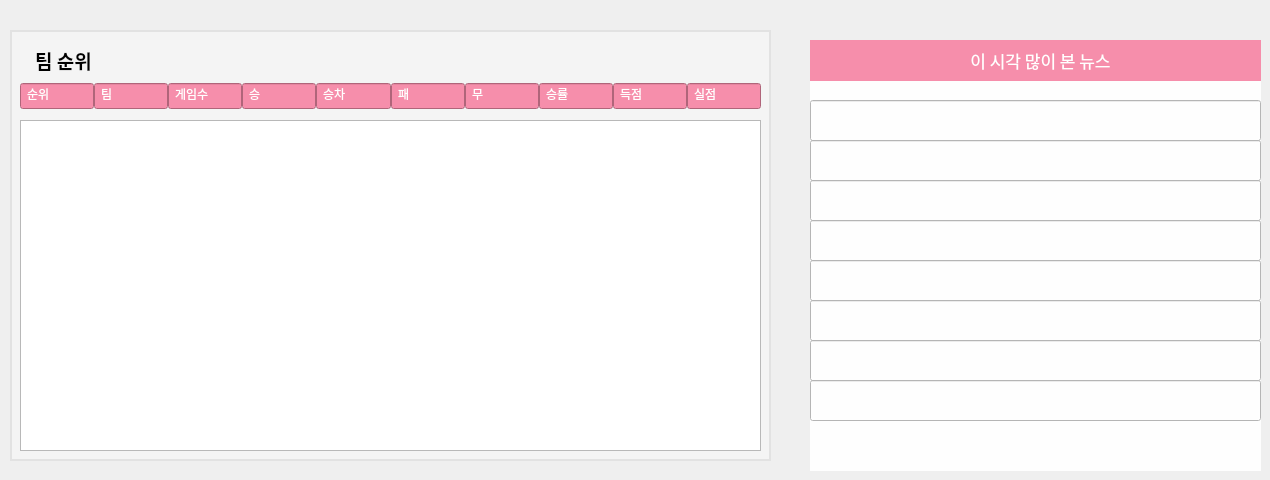
    <widget class="QWidget" name="home_tab">
     <attribute name="title">
      <string>메인</string>
     </attribute>
     <widget class="QWidget" name="new_widget" native="true">
      <property name="geometry">
       <rect>
        <x>800</x>
        <y>30</y>
        <width>461</width>
        <height>441</height>
       </rect>
      </property>
      <property name="styleSheet">
       <string notr="true">font: 11pt &quot;D2Coding&quot;;</string>
      </property>
      <widget class="QLabel" name="label_3">
       <property name="geometry">
        <rect>
         <x>10</x>
         <y>10</y>
         <width>471</width>
         <height>431</height>
        </rect>
       </property>
       <property name="styleSheet">
        <string notr="true">background-color:#FEFEFE;
font: 11pt &quot;D2Coding&quot;;</string>
       </property>
       <property name="text">
        <string/>
       </property>
      </widget>
      <widget class="QLabel" name="label_5">
       <property name="geometry">
        <rect>
         <x>10</x>
         <y>10</y>
         <width>461</width>
         <height>41</height>
        </rect>
       </property>
       <property name="font">
        <font>
         <family>D2Coding</family>
         <pointsize>13</pointsize>
         <weight>9</weight>
         <italic>false</italic>
         <bold>false</bold>
        </font>
       </property>
       <property name="styleSheet">
        <string notr="true">background-color : #F68EAB;
font: 75 13pt &quot;D2Coding&quot;;
color : #ffffff;
padding:4px</string>
       </property>
       <property name="text">
        <string>이 시각 많이 본 뉴스</string>
       </property>
       <property name="alignment">
        <set>Qt::AlignCenter</set>
       </property>
      </widget>
      <widget class="QLineEdit" name="new_list_item_01">
       <property name="geometry">
        <rect>
         <x>10</x>
         <y>70</y>
         <width>451</width>
         <height>41</height>
        </rect>
       </property>
       <property name="styleSheet">
        <string notr="true">background-color:#FEFEFE;
font: 11pt &quot;D2Coding&quot;;</string>
       </property>
      </widget>
      <widget class="QLineEdit" name="new_list_item_2">
       <property name="geometry">
        <rect>
         <x>10</x>
         <y>110</y>
         <width>451</width>
         <height>41</height>
        </rect>
       </property>
       <property name="styleSheet">
        <string notr="true">background-color:#FEFEFE;
font: 11pt &quot;D2Coding&quot;;</string>
       </property>
      </widget>
      <widget class="QLineEdit" name="new_list_item_3">
       <property name="geometry">
        <rect>
         <x>10</x>
         <y>150</y>
         <width>451</width>
         <height>41</height>
        </rect>
       </property>
       <property name="styleSheet">
        <string notr="true">background-color:#FEFEFE;
font: 11pt &quot;D2Coding&quot;;</string>
       </property>
      </widget>
      <widget class="QLineEdit" name="new_list_item_4">
       <property name="geometry">
        <rect>
         <x>10</x>
         <y>190</y>
         <width>451</width>
         <height>41</height>
        </rect>
       </property>
       <property name="styleSheet">
        <string notr="true">background-color:#FEFEFE;
font: 11pt &quot;D2Coding&quot;;</string>
       </property>
      </widget>
      <widget class="QLineEdit" name="new_list_item_5">
       <property name="geometry">
        <rect>
         <x>10</x>
         <y>230</y>
         <width>451</width>
         <height>41</height>
        </rect>
       </property>
       <property name="styleSheet">
        <string notr="true">background-color:#FEFEFE;
font: 11pt &quot;D2Coding&quot;;</string>
       </property>
      </widget>
      <widget class="QLineEdit" name="new_list_item_6">
       <property name="geometry">
        <rect>
         <x>10</x>
         <y>270</y>
         <width>451</width>
         <height>41</height>
        </rect>
       </property>
       <property name="styleSheet">
        <string notr="true">background-color:#FEFEFE;
font: 11pt &quot;D2Coding&quot;;</string>
       </property>
      </widget>
      <widget class="QLineEdit" name="new_list_item_7">
       <property name="geometry">
        <rect>
         <x>10</x>
         <y>310</y>
         <width>451</width>
         <height>41</height>
        </rect>
       </property>
       <property name="styleSheet">
        <string notr="true">background-color:#FEFEFE;
font: 11pt &quot;D2Coding&quot;;</string>
       </property>
      </widget>
      <widget class="QLineEdit" name="new_list_item_8">
       <property name="geometry">
        <rect>
         <x>10</x>
         <y>350</y>
         <width>451</width>
         <height>41</height>
        </rect>
       </property>
       <property name="styleSheet">
        <string notr="true">background-color:#FEFEFE;
font: 11pt &quot;D2Coding&quot;;</string>
       </property>
      </widget>
     </widget>
     <widget class="QWidget" name="rank_widget" native="true">
      <property name="geometry">
       <rect>
        <x>10</x>
        <y>30</y>
        <width>761</width>
        <height>441</height>
       </rect>
      </property>
      <widget class="QLabel" name="label_2">
       <property name="geometry">
        <rect>
         <x>10</x>
         <y>10</y>
         <width>651</width>
         <height>41</height>
        </rect>
       </property>
       <property name="font">
        <font>
         <family>D2Coding</family>
         <pointsize>14</pointsize>
         <weight>75</weight>
         <bold>true</bold>
        </font>
       </property>
       <property name="styleSheet">
        <string notr="true">background-color:rgb(244, 244, 244);
padding:10px;
</string>
       </property>
       <property name="text">
        <string>팀 순위</string>
       </property>
       <property name="margin">
        <number>0</number>
       </property>
      </widget>
      <widget class="QLabel" name="label_4">
       <property name="geometry">
        <rect>
         <x>0</x>
         <y>0</y>
         <width>761</width>
         <height>431</height>
        </rect>
       </property>
       <property name="font">
        <font>
         <family>D2Coding</family>
         <pointsize>14</pointsize>
         <weight>75</weight>
         <bold>true</bold>
        </font>
       </property>
       <property name="styleSheet">
        <string notr="true">background-color:rgb(244, 244, 244);
padding:10px;
border: 2px solid #e2e2e2;</string>
       </property>
       <property name="text">
        <string/>
       </property>
       <property name="margin">
        <number>0</number>
       </property>
      </widget>
      <widget class="QWidget" name="horizontalLayoutWidget">
       <property name="geometry">
        <rect>
         <x>10</x>
         <y>50</y>
         <width>741</width>
         <height>32</height>
        </rect>
       </property>
       <layout class="QHBoxLayout" name="horizontalLayout_2">
        <property name="spacing">
         <number>0</number>
        </property>
        <item>
         <widget class="QLineEdit" name="lineEdit">
          <property name="styleSheet">
           <string notr="true">background-color : #F68EAB;
font: 11pt &quot;D2Coding&quot;;
color : #ffffff;
padding:4px</string>
          </property>
          <property name="text">
           <string>순위</string>
          </property>
          <property name="alignment">
           <set>Qt::AlignLeading|Qt::AlignLeft|Qt::AlignVCenter</set>
          </property>
         </widget>
        </item>
        <item>
         <widget class="QLineEdit" name="lineEdit_2">
          <property name="styleSheet">
           <string notr="true">background-color : #F68EAB;
font: 11pt &quot;D2Coding&quot;;
color : #ffffff;
padding:4px</string>
          </property>
          <property name="text">
           <string>팀</string>
          </property>
          <property name="alignment">
           <set>Qt::AlignLeading|Qt::AlignLeft|Qt::AlignVCenter</set>
          </property>
         </widget>
        </item>
        <item>
         <widget class="QLineEdit" name="lineEdit_3">
          <property name="styleSheet">
           <string notr="true">background-color : #F68EAB;
font: 11pt &quot;D2Coding&quot;;
color : #ffffff;
padding:4px</string>
          </property>
          <property name="text">
           <string>게임수</string>
          </property>
          <property name="alignment">
           <set>Qt::AlignLeading|Qt::AlignLeft|Qt::AlignVCenter</set>
          </property>
         </widget>
        </item>
        <item>
         <widget class="QLineEdit" name="lineEdit_4">
          <property name="styleSheet">
           <string notr="true">background-color : #F68EAB;
font: 11pt &quot;D2Coding&quot;;
color : #ffffff;
padding:4px</string>
          </property>
          <property name="text">
           <string>승</string>
          </property>
          <property name="alignment">
           <set>Qt::AlignLeading|Qt::AlignLeft|Qt::AlignVCenter</set>
          </property>
         </widget>
        </item>
        <item>
         <widget class="QLineEdit" name="lineEdit_7">
          <property name="styleSheet">
           <string notr="true">background-color : #F68EAB;
font: 11pt &quot;D2Coding&quot;;
color : #ffffff;
padding:4px</string>
          </property>
          <property name="text">
           <string>승차</string>
          </property>
          <property name="alignment">
           <set>Qt::AlignLeading|Qt::AlignLeft|Qt::AlignVCenter</set>
          </property>
         </widget>
        </item>
        <item>
         <widget class="QLineEdit" name="lineEdit_6">
          <property name="styleSheet">
           <string notr="true">background-color : #F68EAB;
font: 11pt &quot;D2Coding&quot;;
color : #ffffff;
padding:4px</string>
          </property>
          <property name="text">
           <string>패</string>
          </property>
          <property name="alignment">
           <set>Qt::AlignLeading|Qt::AlignLeft|Qt::AlignVCenter</set>
          </property>
         </widget>
        </item>
        <item>
         <widget class="QLineEdit" name="lineEdit_5">
          <property name="styleSheet">
           <string notr="true">background-color : #F68EAB;
font: 11pt &quot;D2Coding&quot;;
color : #ffffff;
padding:4px</string>
          </property>
          <property name="text">
           <string>무</string>
          </property>
          <property name="alignment">
           <set>Qt::AlignLeading|Qt::AlignLeft|Qt::AlignVCenter</set>
          </property>
         </widget>
        </item>
        <item>
         <widget class="QLineEdit" name="lineEdit_9">
          <property name="styleSheet">
           <string notr="true">background-color : #F68EAB;
font: 11pt &quot;D2Coding&quot;;
color : #ffffff;
padding:4px</string>
          </property>
          <property name="text">
           <string>승률</string>
          </property>
          <property name="alignment">
           <set>Qt::AlignLeading|Qt::AlignLeft|Qt::AlignVCenter</set>
          </property>
         </widget>
        </item>
        <item>
         <widget class="QLineEdit" name="lineEdit_10">
          <property name="styleSheet">
           <string notr="true">background-color : #F68EAB;
font: 11pt &quot;D2Coding&quot;;
color : #ffffff;
padding:4px</string>
          </property>
          <property name="text">
           <string>득점</string>
          </property>
          <property name="alignment">
           <set>Qt::AlignLeading|Qt::AlignLeft|Qt::AlignVCenter</set>
          </property>
         </widget>
        </item>
        <item>
         <widget class="QLineEdit" name="lineEdit_11">
          <property name="styleSheet">
           <string notr="true">background-color : #F68EAB;
font: 11pt &quot;D2Coding&quot;;
color : #ffffff;
padding:4px</string>
          </property>
          <property name="text">
           <string>실점</string>
          </property>
          <property name="alignment">
           <set>Qt::AlignLeading|Qt::AlignLeft|Qt::AlignVCenter</set>
          </property>
         </widget>
        </item>
       </layout>
      </widget>
      <widget class="QTableWidget" name="tableWidget">
       <property name="geometry">
        <rect>
         <x>10</x>
         <y>90</y>
         <width>741</width>
         <height>331</height>
        </rect>
       </property>
      </widget>
      <zorder>label_4</zorder>
      <zorder>label_2</zorder>
      <zorder>horizontalLayoutWidget</zorder>
      <zorder>tableWidget</zorder>
     </widget>
    </widget>
